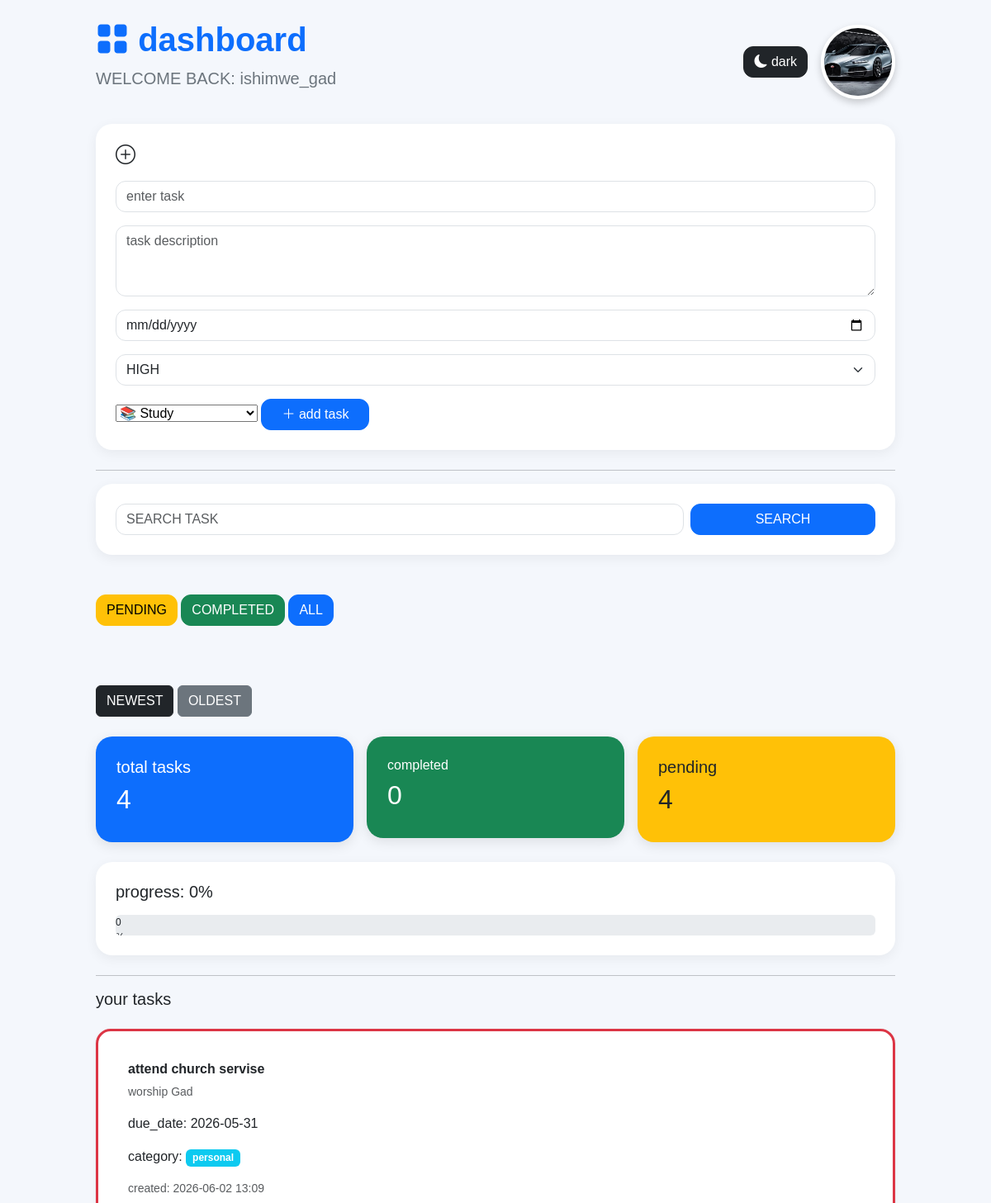
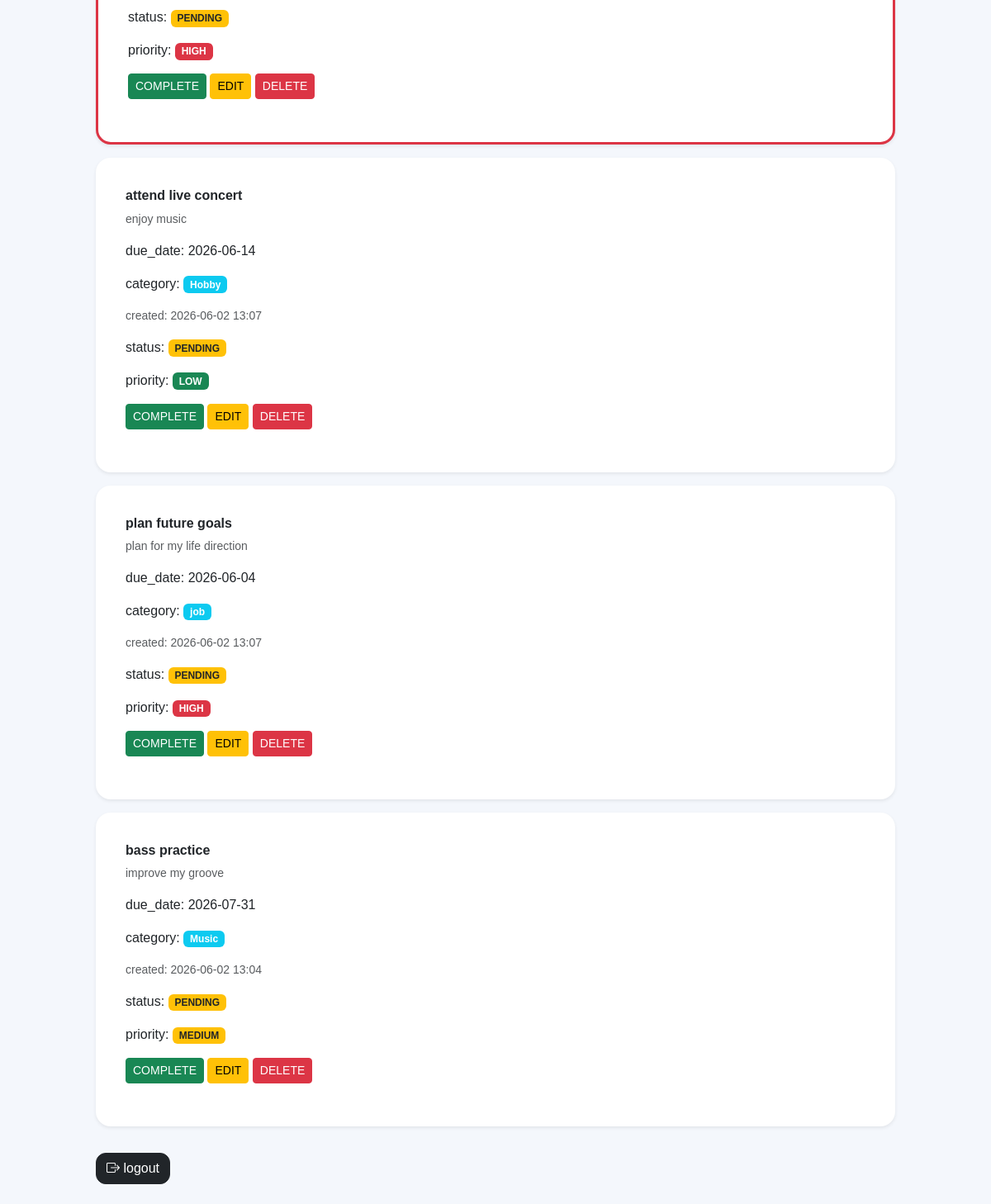
The app's page /dashboard?sort=newest (signed in) with its own data (2 pictures, top to bottom).
### tables this page shows
CREATE TABLE users (
        id INTEGER PRIMARY KEY AUTOINCREMENT,
        username TEXT UNIQUE,
        password TEXT
           );

CREATE TABLE tasks (
        id INTEGER PRIMARY KEY AUTOINCREMENT,
        user_id INTEGER,
        title TEXT NOT NULL,
        description TEXT,
        status TEXT NOT NULL,
        due_date TEXT,
        priority TEXT,
        category TEXT,
        created_at TEXT
           );

### app.py (the view)
@app.route('/dashboard')
def dashboard():
    username = session.get('username')
    if not username:
        return redirect('/')
    conn = sqlite3.connect('users.db')
    cursor = conn.cursor()
    cursor.execute("SELECT id FROM users WHERE username=?", (username,))
    user = cursor.fetchone()
    user_id = user[0]
    search = request.args.get('search')
    status = request.args.get('status')
    sort = request.args.get('sort')
    if search:
        cursor.execute(
            "SELECT id, title, description, status, due_date, priority, category, created_at FROM tasks WHERE user_id=? AND title LIKE ?",
            (user_id, '%' + search + '%')
        )
    elif status:
           cursor.execute(
            "SELECT id, title, description, status, due_date, priority, category, created_at FROM tasks WHERE user_id=? AND status=?",
            (user_id, status)
        )
    else:
        if sort == "newest":
            cursor.execute(
             "SELECT id, title, description, status, due_date, priority, category, created_at FROM tasks WHERE user_id=? ORDER BY id DESC",
            (user_id,)
        )
        elif sort == "oldest":
            cursor.execute(
                "SELECT id, title, description, status, due_date, priority, category, created_at FROM tasks WHERE user_id=? ORDER BY id ASC",
                (user_id,)
            )
        else:
            cursor.execute(
                "SELECT id, title, description, status, due_date, priority, category, created_at FROM tasks WHERE user_id=?",
                (user_id,)
            )
    tasks = cursor.fetchall()
    cursor.execute(
        "SELECT COUNT(*) FROM tasks WHERE user_id=?",
        (user_id,)
     )
    total_tasks = cursor.fetchone()[0]
    cursor.execute(
        "SELECT COUNT(*) FROM tasks WHERE user_id=? AND status=?",
        (user_id,"completed")
    )
    completed_tasks = cursor.fetchone()[0]
    cursor.execute(
        "SELECT COUNT(*)FROM tasks WHERE user_id=? AND status=?",
        (user_id,"pending")
    )
    pending_tasks = cursor.fetchone()[0]
    if total_tasks > 0:
        progress = int((completed_tasks / total_tasks) * 100)
    else:
        progress = 0
    current_date = datetime.now().strftime("%Y-%m-%d")
    conn.close()
    return render_template(
        'dashboard.html',
        username=username,
        tasks=tasks,
        total_tasks=total_tasks,
        completed_tasks=completed_tasks,
        pending_tasks=pending_tasks,
        progress=progress,
        current_date=current_date
    )

### templates/dashboard.html (shortened to what this page needs)
<!DOCTYPE html>
<html>
    <head>
        <link
        href="https://cdn.jsdelivr.net/npm/bootstrap@5.3.3/dist/css/bootstrap.min.css"rel="stylesheet">
        <link
        rel="stylesheet"
        href="https://cdn.jsdelivr.net/npm/bootstrap-icons@1.11.3/font/bootstrap-icons.min.css">
    </head>
    <body id="body">
        <div class="container py-4 px-3" style="max-width:1000px;">
        <div class="d-flex justify-content-between align-items-center mb-4">
        <div>
            <h1 class="fw-bold text-primary">
                <i class="bi bi-grid-fill"></i>
                dashboard
            </h1>
            <p class="text-secondary fs-5">
                WELCOME BACK: {{ username }}
           </p>
        </div>
        <div class="d-flex align-items-center gap-3">
        <button
        onclick="toggleDarkMode()"
        class="btn btn-dark custom-btn">
        <i class="bi bi-moon-fill"></i>
        dark
       </button>
        <img
        src="{{ url_for('static', filename='gd.jpg') }}"
        width="90px"
        height="90"
        class="profile-img">
      </div>
     </div>
    <div class="card main-card p-4 mb-4">
        <h4 class="mb-3">
            <i class="bi bi-plus-circle"></i>
        </h4>
        <form method="POST" action="/add_task">
            <input
                 class="form-control mb-3"
                 type="text"
                 name="title"
                 placeholder="enter task"
                 required>
            <textarea
                class="form-control mb-3"
                name="description"
                rows="3"
                placeholder="task description"
                required></textarea>
            <input
                  class="form-control mb-3"
                  type="date"
                  name="due_date"
                   required>
            <select
                name="priority"
                class="form-select mb-3">
                <option value="HIGH">HIGH</option>
            </select>
            <select
                name="category"
                class="form-select-mb3">
                <option value="study">📚 Study</option>
            </select>
            <button class="btn btn-primary custom-btn px-4"
            type="submit">
            <i class="bi bi-plus-lg"></i>
            add task
        </button>
        </form>
    </div>
        <hr>
        <div class="card main-card p-4 mb-4">
        <form method="GET" action="/dashboard">
        <div class="row g-2">
        <div class="col-md-9">
        <input
            class="form-control"
            type="text"
            name="search"
            placeholder="SEARCH TASK">
        </div>
        <div class="col-md-3">
        <button
         class="btn btn-primary w-100 custom-btn"
         type="submit">SEARCH
        </button>
        </div>
        </div>
        </form>
        </div>
        <br>
        <div class="mb-4">
        <a
           class="btn btn-warning custom-btn"
           href="/dashboard?status=pending">PENDING</a>
        <a
           class="btn btn-success custom-btn"
           href="/dashboard?status=completed">COMPLETED</a>
        <a
          class="btn btn-primary custom-btn"
           href="/dashboard">ALL
        </a>
        </div>
        <br><br>
        <a
        class="btn btn-dark"
        href="/dashboard?sort=newest"
        >
        NEWEST
       </a>
       <a
       class="btn btn-secondary"
       href="dashboard?sort=oldest"
       >
       OLDEST
       </a>
       <br><br>
       <div class="row g-3 mb-4">
        <div class="col-md-4">
            <div class="stats-card bg-primary">
              <h5>total tasks</h5>
              <h2>{{ total_tasks }}</h2>
       </div>
     </div>
     <div class="col-md-4">
        <div class="stats-card bg-success">
           <h6>completed</h6>
           <h2>{{ completed_tasks }}</h2>
    </div>
  </div>
    <div class="col-md-4">
        <div class="stats-card bg-warning text-dark">
        <h5>pending</h5>
        <h2>{{ pending_tasks}}</h2>
   </div>
  </div>
 </div>
 <div class="card main-card p-4 mb-4">
    <h5 class="mb-3">
        progress: {{ progress}}%
    </h5>
    <div class="progress" style="height: 25px;">
    <div
        class="progress-bar-striped progress-bar-animated bg-success"
        role="progressbar"
        style="width: {{ progress }}%;">
        {{ progress }}%
    </div>
    </div>
 </div>
        <hr>
        <h5>your tasks</h5>
        <div class="mt-4">
            {% for task in tasks %}
            <div class="card task-card mb-3 shadow-sm
            {% if task[3] != 'completed' and task[4] < current_date %}
            border_danger
            {% endif %}
            ">
                <div class="card-body">
                    <h6 class="card-title fw-bold">
                        {{ task[1] }}
                    </h6>
                    <p class="text-muted small">
                        {{ task[2] }}
                    </p>
                    <p class="card-text">
                        due_date:
                        {{ task[4] }}
                    </p>
                    <p>
                        category:
                        <span class="badge bg-info">
                        {{ task[6] }}
                        </span>
                    </p>
                    <p class="text-muted small">
                        created:
                        {{ task[7] }}
                    </p>
                    <p>
                    status:
                    {% if task[3] == 'completed' %}
                    <span class="badge bg-success">
                        COMPLETED
                    </span>
                    {% else %}
                    <span class="badge bg-warning text-dark">
                        PENDING
                    </span>
                    {% endif %}
                </p>
                <p>
                    priority:
                    {% if task[5] == 'HIGH' %}
                    <span class="badge bg-danger">
                        HIGH
                    </span>
                    {% elif task[5] == 'MEDIUM' %}
                    <span class="badge bg-warning text-dark">
                        MEDIUM
                    </span>
                    {% else %}
                 <span class="badge bg-success">
                    LOW
                 </span>
                 {% endif %}
            <p/>
            {% if task[3] == 'pending' %}
            <a
                class="btn btn-success btn-sm"
                href="/complete_task/{{ task[0] }}">
                COMPLETE
                </a>
                {% endif %}
                <a
                class="btn btn-warning btn-sm"
                href="/edit_task/{{ task[0] }}">
                EDIT
                </a>
                <a
                 class="btn btn-danger btn-sm"
                 href="/delete_task/{{ task[0] }}"
                 onclick="return confirm('Are you sure you want to delete this task?')">
                DELETE
                </a>
                </div>
            </div>
            {% endfor %}
        </div>
        <a
         href="/logout"
         class="btn btn-dark custom-btn mt-3">
         <i class="bi bi-box-arrow-right"></i>
         logout
        </a>
        </div>
    </body>
</html>

### templates/dashboard.html (style rules this page uses)
body { background:#f4f7fc; font-family: arial, sans-serif; }
.main-card { border:none; border-radius: 20px; box-shadow:0 4px 15px rgba(0,0,0,0.06) ; }
.task-card { border:none; border-radius: 18px; transition:0.3s; background:white; padding: 20px; }
.border_danger { border: 3px solid #dc3545 !important; }
.stats-card { padding: 25px; border-radius: 20px; color: white; box-shadow: 0 4px 15px rgba(0,0,0,0.1); }
.form-control, .form-select { border-radius: 12px; }
.custom-btn { border-radius: 12px; transition:0.3s; }
.profile-img { border-radius: 50%; object-fit:cover; border: 4px solid white; box-shadow: 0 4px 10px rgba(0,0,0,0.2); }

### records on screen
users: username "ishimwe_gad"
tasks: title "attend church servise", description "worship Gad", due_date "2026-05-31", category "personal", created_at "2026-06-02 13:09", status "PENDING", priority "HIGH"
tasks: title "attend live concert", description "enjoy music", due_date "2026-06-14", category "Hobby", created_at "2026-06-02 13:07", status "PENDING", priority "LOW"
tasks: title "plan future goals", description "plan for my life direction", due_date "2026-06-04", category "job", created_at "2026-06-02 13:07", status "PENDING", priority "HIGH"
tasks: title "bass practice", description "improve my groove", due_date "2026-07-31", category "Music", created_at "2026-06-02 13:04", status "PENDING", priority "MEDIUM"

### other values on screen
{{ total_tasks }} "4"
{{ completed_tasks }} "0"
{{ pending_tasks }} "4"
{{ progress }} "0"
